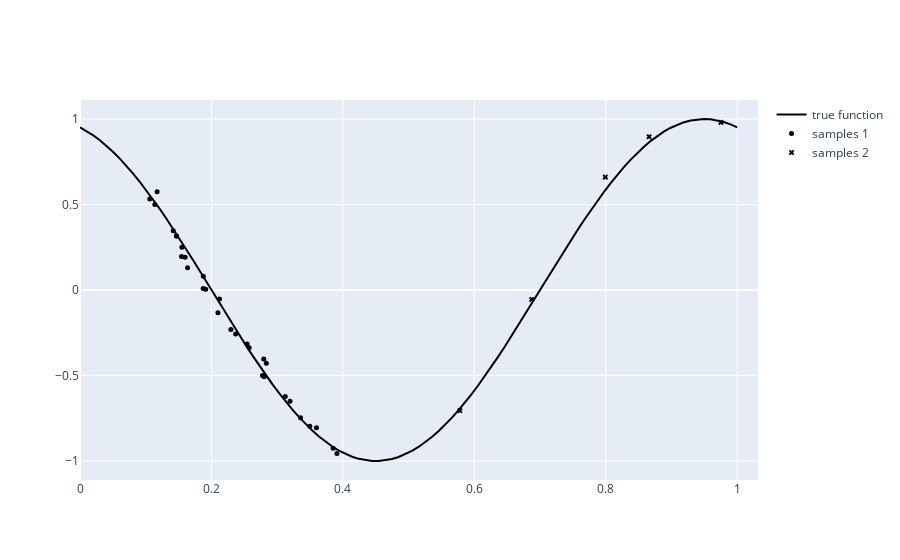

Source (notebook cell):
### Code cell
# Plot the result
fig = go.FigureWidget()


fig.add_scatter(x=x, y=y, mode='lines',
                  line={'color':'black'},
                  name='true function', showlegend=True)
fig.add_scatter(x=s1_x, y=s1_y, mode='markers',
                  marker={'symbol':'circle', 'color':'black', 'size':5},
                  name='samples 1', showlegend=True)
fig.add_scatter(x=s2_x, y=s2_y, mode='markers',
                  marker={'symbol':'x', 'color':'black', 'size':5},
                  name='samples 2', showlegend=True)

#fig.update_layout(xaxis={'range':[0,1]},
#                  yaxis={'range':[0,1]}
#                  )

fig.show()
